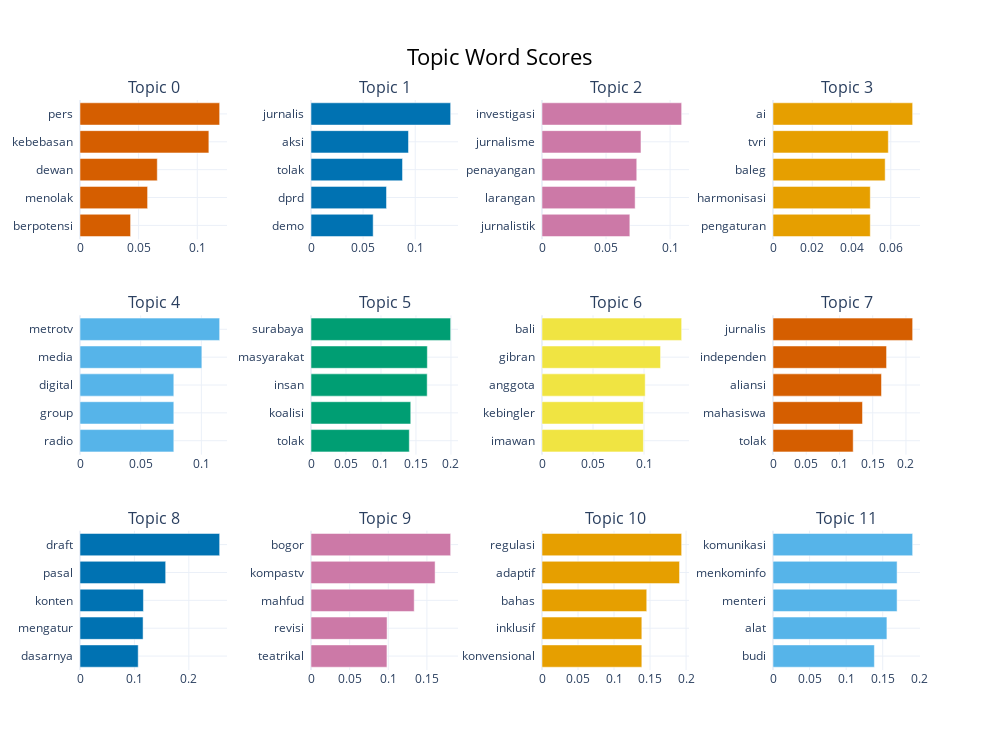

Write notebook code for a chart like this one.
### Code cell
# Visualizing topic modeling

barchart_fig = topic_model.visualize_barchart(top_n_topics = 13)
barchart_fig.show()

### Figure 1 — Plotly figure (JSON) as saved in the notebook; plotly's stock layout.template omitted (floating-point values rounded to 4 significant figures)
{"data": [{"marker": {"color": "#D55E00"}, "orientation": "h", "type": "bar", "x": [0.04315, 0.05764, 0.06591, 0.1099, 0.1191], "xaxis": "x", "y": ["berpotensi  ", "menolak  ", "dewan  ", "kebebasan  ", "pers  "], "yaxis": "y"}, {"marker": {"color": "#0072B2"}, "orientation": "h", "type": "bar", "x": [0.05965, 0.07245, 0.0878, 0.09354, 0.134], "xaxis": "x2", "y": ["demo  ", "dprd  ", "tolak  ", "aksi  ", "jurnalis  "], "yaxis": "y2"}, {"marker": {"color": "#CC79A7"}, "orientation": "h", "type": "bar", "x": [0.06857, 0.0727, 0.07396, 0.07726, 0.109], "xaxis": "x3", "y": ["jurnalistik  ", "larangan  ", "penayangan  ", "jurnalisme  ", "investigasi  "], "yaxis": "y3"}, {"marker": {"color": "#E69F00"}, "orientation": "h", "type": "bar", "x": [0.04956, 0.04956, 0.05714, 0.05874, 0.07113], "xaxis": "x4", "y": ["pengaturan  ", "harmonisasi  ", "baleg  ", "tvri  ", "ai  "], "yaxis": "y4"}, {"marker": {"color": "#56B4E9"}, "orientation": "h", "type": "bar", "x": [0.07729, 0.07729, 0.07729, 0.1004, 0.1151], "xaxis": "x5", "y": ["radio  ", "group  ", "digital  ", "media  ", "metrotv  "], "yaxis": "y5"}, {"marker": {"color": "#009E73"}, "orientation": "h", "type": "bar", "x": [0.1405, 0.1425, 0.166, 0.1662, 0.1995], "xaxis": "x6", "y": ["tolak  ", "koalisi  ", "insan  ", "masyarakat  ", "surabaya  "], "yaxis": "y6"}, {"marker": {"color": "#F0E442"}, "orientation": "h", "type": "bar", "x": [0.09939, 0.09939, 0.1012, 0.1162, 0.1369], "xaxis": "x7", "y": ["imawan  ", "kebingler  ", "anggota  ", "gibran  ", "bali  "], "yaxis": "y7"}, {"marker": {"color": "#D55E00"}, "orientation": "h", "type": "bar", "x": [0.1206, 0.1346, 0.1632, 0.1708, 0.2101], "xaxis": "x8", "y": ["tolak  ", "mahasiswa  ", "aliansi  ", "independen  ", "jurnalis  "], "yaxis": "y8"}, {"marker": {"color": "#0072B2"}, "orientation": "h", "type": "bar", "x": [0.107, 0.1159, 0.1166, 0.1574, 0.2566], "xaxis": "x9", "y": ["dasarnya  ", "mengatur  ", "konten  ", "pasal  ", "draft  "], "yaxis": "y9"}, {"marker": {"color": "#CC79A7"}, "orientation": "h", "type": "bar", "x": [0.09827, 0.09844, 0.1336, 0.1606, 0.1807], "xaxis": "x10", "y": ["teatrikal  ", "revisi  ", "mahfud  ", "kompastv  ", "bogor  "], "yaxis": "y10"}, {"marker": {"color": "#E69F00"}, "orientation": "h", "type": "bar", "x": [0.1386, 0.1386, 0.1454, 0.1909, 0.1939], "xaxis": "x11", "y": ["konvensional  ", "inklusif  ", "bahas  ", "adaptif  ", "regulasi  "], "yaxis": "y11"}, {"marker": {"color": "#56B4E9"}, "orientation": "h", "type": "bar", "x": [0.1386, 0.1557, 0.1696, 0.1696, 0.1909], "xaxis": "x12", "y": ["budi  ", "alat  ", "menteri  ", "menkominfo  ", "komunikasi  "], "yaxis": "y12"}], "layout": {"annotations": [{"font": {"size": 16}, "showarrow": false, "text": "Topic 0", "x": 0.0875, "xanchor": "center", "xref": "paper", "y": 1, "yanchor": "bottom", "yref": "paper"}, {"font": {"size": 16}, "showarrow": false, "text": "Topic 1", "x": 0.3625, "xanchor": "center", "xref": "paper", "y": 1, "yanchor": "bottom", "yref": "paper"}, {"font": {"size": 16}, "showarrow": false, "text": "Topic 2", "x": 0.6375, "xanchor": "center", "xref": "paper", "y": 1, "yanchor": "bottom", "yref": "paper"}, {"font": {"size": 16}, "showarrow": false, "text": "Topic 3", "x": 0.9125, "xanchor": "center", "xref": "paper", "y": 1, "yanchor": "bottom", "yref": "paper"}, {"font": {"size": 16}, "showarrow": false, "text": "Topic 4", "x": 0.0875, "xanchor": "center", "xref": "paper", "y": 0.6222, "yanchor": "bottom", "yref": "paper"}, {"font": {"size": 16}, "showarrow": false, "text": "Topic 5", "x": 0.3625, "xanchor": "center", "xref": "paper", "y": 0.6222, "yanchor": "bottom", "yref": "paper"}, {"font": {"size": 16}, "showarrow": false, "text": "Topic 6", "x": 0.6375, "xanchor": "center", "xref": "paper", "y": 0.6222, "yanchor": "bottom", "yref": "paper"}, {"font": {"size": 16}, "showarrow": false, "text": "Topic 7", "x": 0.9125, "xanchor": "center", "xref": "paper", "y": 0.6222, "yanchor": "bottom", "yref": "paper"}, {"font": {"size": 16}, "showarrow": false, "text": "Topic 8", "x": 0.0875, "xanchor": "center", "xref": "paper", "y": 0.2444, "yanchor": "bottom", "yref": "paper"}, {"font": {"size": 16}, "showarrow": false, "text": "Topic 9", "x": 0.3625, "xanchor": "center", "xref": "paper", "y": 0.2444, "yanchor": "bottom", "yref": "paper"}, {"font": {"size": 16}, "showarrow": false, "text": "Topic 10", "x": 0.6375, "xanchor": "center", "xref": "paper", "y": 0.2444, "yanchor": "bottom", "yref": "paper"}, {"font": {"size": 16}, "showarrow": false, "text": "Topic 11", "x": 0.9125, "xanchor": "center", "xref": "paper", "y": 0.2444, "yanchor": "bottom", "yref": "paper"}], "height": 750, "hoverlabel": {"bgcolor": "white", "font": {"family": "Rockwell", "size": 16}}, "showlegend": false, "title": {"font": {"color": "Black", "size": 22}, "text": "Topic Word Scores", "x": 0.5, "xanchor": "center", "yanchor": "top"}, "width": 1000, "xaxis": {"anchor": "y", "domain": [0, 0.175], "showgrid": true}, "xaxis10": {"anchor": "y10", "domain": [0.275, 0.45], "showgrid": true}, "xaxis11": {"anchor": "y11", "domain": [0.55, 0.725], "showgrid": true}, "xaxis12": {"anchor": "y12", "domain": [0.825, 1], "showgrid": true}, "xaxis2": {"anchor": "y2", "domain": [0.275, 0.45], "showgrid": true}, "xaxis3": {"anchor": "y3", "domain": [0.55, 0.725], "showgrid": true}, "xaxis4": {"anchor": "y4", "domain": [0.825, 1], "showgrid": true}, "xaxis5": {"anchor": "y5", "domain": [0, 0.175], "showgrid": true}, "xaxis6": {"anchor": "y6", "domain": [0.275, 0.45], "showgrid": true}, "xaxis7": {"anchor": "y7", "domain": [0.55, 0.725], "showgrid": true}, "xaxis8": {"anchor": "y8", "domain": [0.825, 1], "showgrid": true}, "xaxis9": {"anchor": "y9", "domain": [0, 0.175], "showgrid": true}, "yaxis": {"anchor": "x", "domain": [0.7556, 1], "showgrid": true}, "yaxis10": {"anchor": "x10", "domain": [0, 0.2444], "showgrid": true}, "yaxis11": {"anchor": "x11", "domain": [0, 0.2444], "showgrid": true}, "yaxis12": {"anchor": "x12", "domain": [0, 0.2444], "showgrid": true}, "yaxis2": {"anchor": "x2", "domain": [0.7556, 1], "showgrid": true}, "yaxis3": {"anchor": "x3", "domain": [0.7556, 1], "showgrid": true}, "yaxis4": {"anchor": "x4", "domain": [0.7556, 1], "showgrid": true}, "yaxis5": {"anchor": "x5", "domain": [0.3778, 0.6222], "showgrid": true}, "yaxis6": {"anchor": "x6", "domain": [0.3778, 0.6222], "showgrid": true}, "yaxis7": {"anchor": "x7", "domain": [0.3778, 0.6222], "showgrid": true}, "yaxis8": {"anchor": "x8", "domain": [0.3778, 0.6222], "showgrid": true}, "yaxis9": {"anchor": "x9", "domain": [0, 0.2444], "showgrid": true}}}
